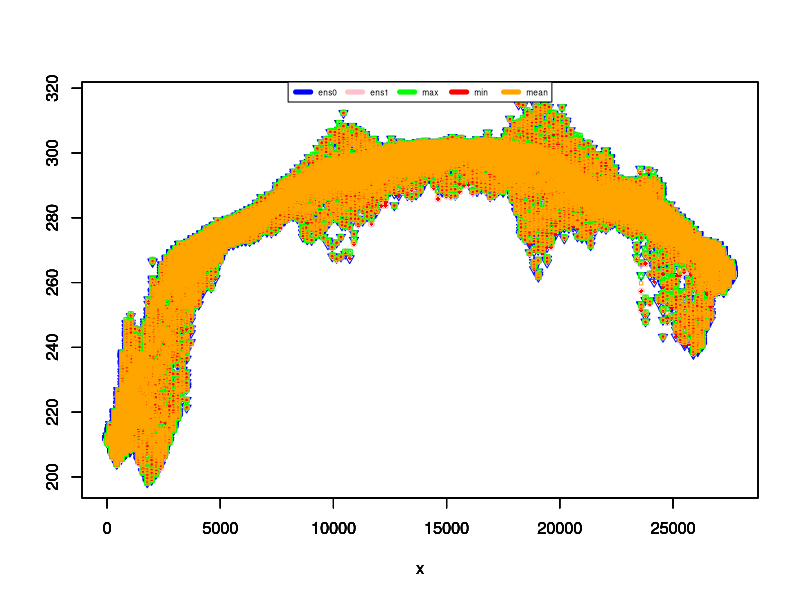
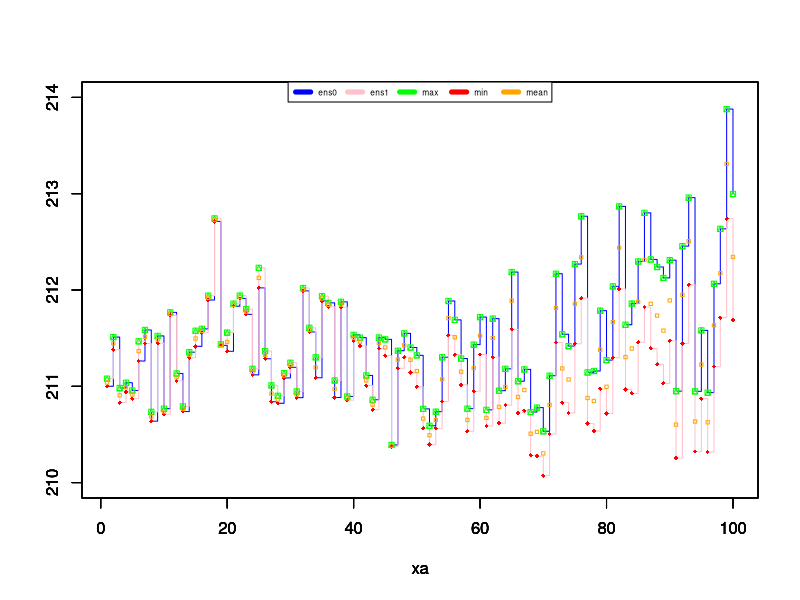
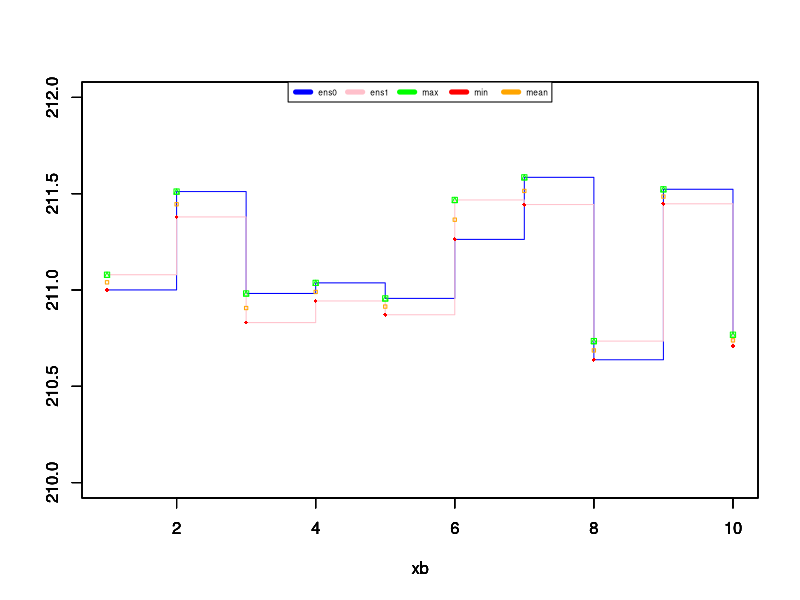
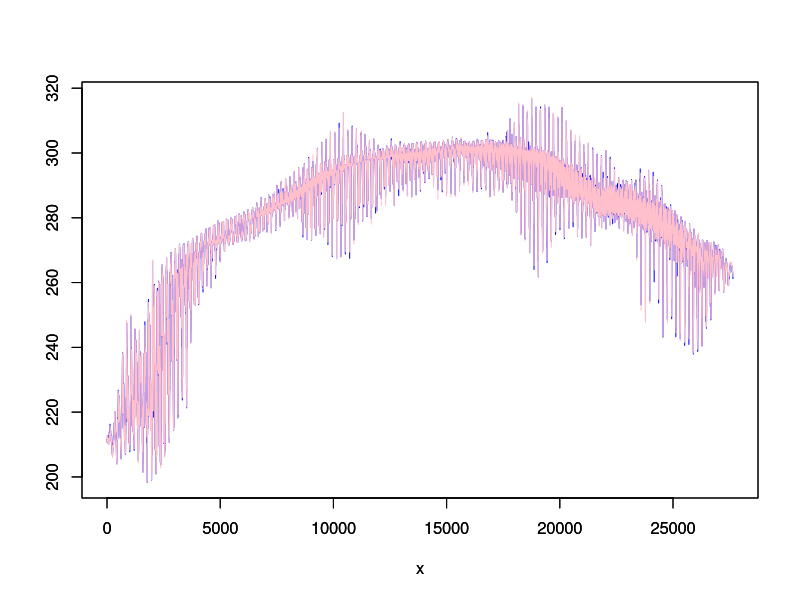
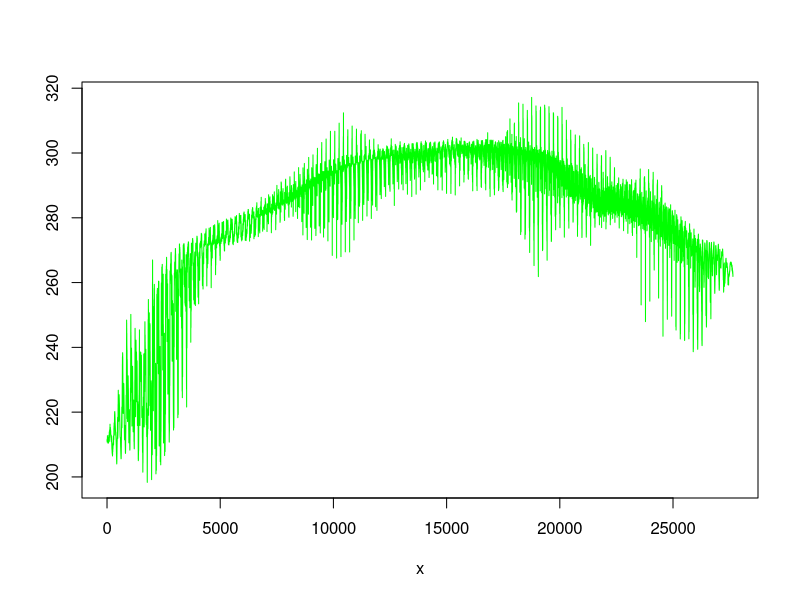
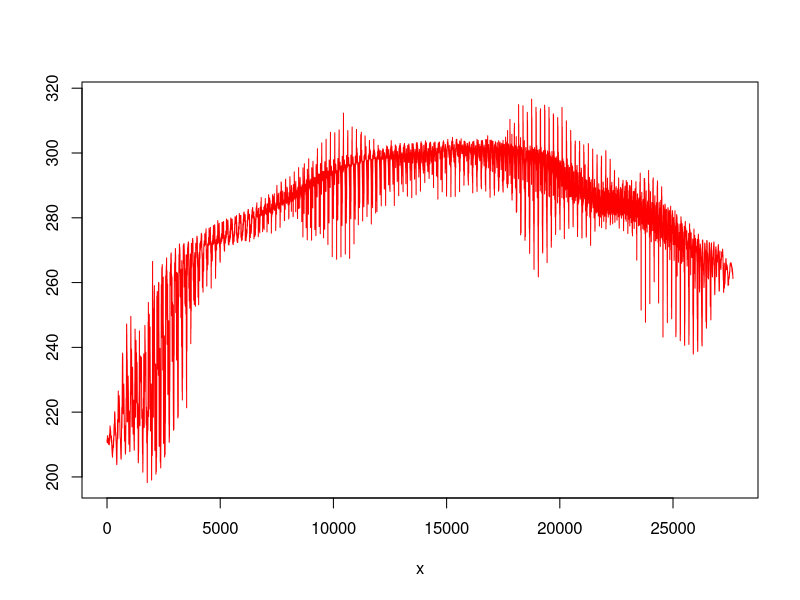
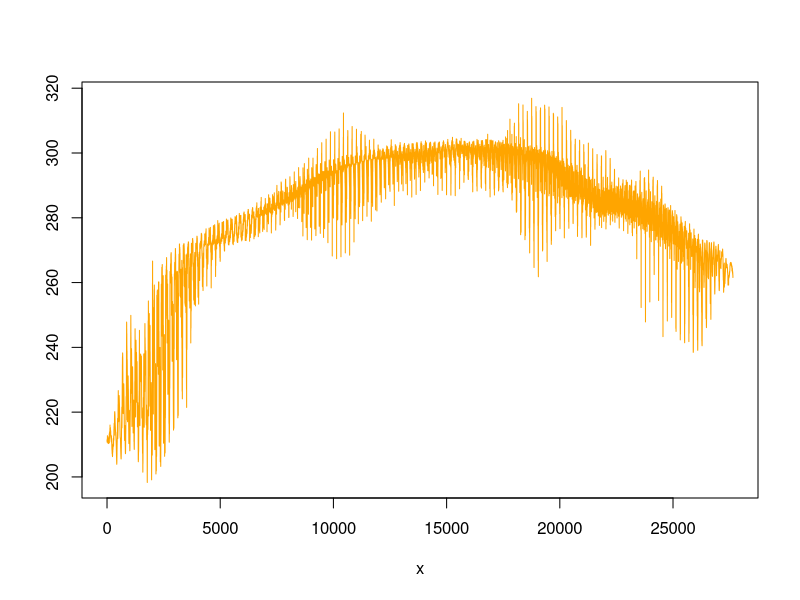

Generate these figures, in order, with R:
#!/usr/bin/env Rscript

# ########################################################

pdf("temp.pdf") # either save all files in one pdf or the files in specific pdfs; find an option to automatise the choice

# temp_inst = read.csv("temp-inst.csv")
# temp_max = read.csv("temp-max.csv")
# temp_min = read.csv("temp-min.csv")
# temp_mean = read.csv("temp-mean.csv")

# data = read.table("test.csv", header=FALSE, sep = ',')
temp_inst1 = read.table("inst12.txt", header=FALSE, sep = ',')
temp_inst2 = read.table("inst22.txt", header=FALSE, sep = ',')
temp_max = read.table("max2.txt", header=FALSE, sep = ',')
temp_min = read.table("min2.txt", header=FALSE, sep = ',')
temp_mean = read.table("mean2.txt", header=FALSE, sep = ',')
temp_stdev = read.table("stdev2.txt", header=FALSE, sep = ',')

x1=length(temp_inst1)
x2=length(temp_inst2)
x3=length(temp_max)
x4=length(temp_min)
x5=length(temp_mean)
x6=length(temp_stdev)

print(x1)
print(x2)
print(x3)
print(x4)
print(x5)
print(x6)

x = seq(1, x1, 1)

lmin = min(temp_inst1,temp_inst2,temp_max,temp_min,temp_mean)
print(lmin)

lmax = max(temp_inst1,temp_inst2,temp_max,temp_min,temp_mean)
print(lmax)

plot(x,temp_inst1,type="p",col="blue",ylim = c(lmin, lmax),ylab="",pch = 6, cex = .9) 
par(new = TRUE)
plot(x,temp_inst2,type="p",col="pink",ylim = c(lmin, lmax),ylab="", pch = 10, cex = .8) 
par(new = TRUE)
plot(x,temp_max,type="p",col="green",ylim = c(lmin, lmax),ylab="", pch = 14, cex = .7) 
par(new = TRUE)
plot(x,temp_min,type="p",col="red",ylim = c(lmin, lmax),ylab="", pch = 18, cex = .6) 
par(new = TRUE)
plot(x,temp_mean,type="p",col="orange",ylim = c(lmin, lmax),ylab="", pch = 22, cex = .5) 
par(new = TRUE)
#lines(x,temp_stdev,col="pink")
plot_colors <- c("blue","pink","green","red","orange") 
par(new = TRUE)
legend(x = "top",inset = 0,
        legend = c("ens0", "ens1","max", "min","mean"), 
        col=plot_colors, lwd=5, cex=.5, horiz = TRUE)


xa = seq(1, 100, 1)


plot(xa,temp_inst1[1:100],type="s",col="blue",ylim = c(210,214),ylab="",pch = 6, cex = .9)
par(new = TRUE)
plot(xa,temp_inst2[1:100],type="s",col="pink",ylim = c(210,214),ylab="",pch = 10, cex = .8)
par(new = TRUE)
plot(xa,temp_max[1:100],type="p",col="green",ylim = c(210,214),ylab="",pch = 14, cex = .7)
par(new = TRUE)
plot(xa,temp_min[1:100],type="p",col="red",ylim = c(210,214),ylab="",pch = 18, cex = .6)
par(new = TRUE)
plot(xa,temp_mean[1:100],type="p",col="orange",ylim = c(210,214),ylab="",pch = 22, cex = .5)
par(new = TRUE)
#lines(x,temp_stdev,col="pink")
plot_colors <- c("blue","pink","green","red","orange")
par(new = TRUE)
legend(x = "top",inset = 0,
        legend = c("ens0", "ens1","max", "min","mean"),
        col=plot_colors, lwd=5, cex=.5, horiz = TRUE)


xb = seq(1, 10, 1)


plot(xb,temp_inst1[1:10],type="s",col="blue",ylim = c(210,212),ylab="",pch = 6, cex = .9)
par(new = TRUE)
plot(xb,temp_inst2[1:10],type="s",col="pink",ylim = c(210,212),ylab="",pch = 10, cex = .8)
par(new = TRUE)
plot(xb,temp_max[1:10],type="p",col="green",ylim = c(210,212),ylab="",pch = 14, cex = .7)
par(new = TRUE)
plot(xb,temp_min[1:10],type="p",col="red",ylim = c(210,212),ylab="",pch = 18, cex = .6)
par(new = TRUE)
plot(xb,temp_mean[1:10],type="p",col="orange",ylim = c(210,212),ylab="",pch = 22, cex = .5)
par(new = TRUE)
#lines(x,temp_stdev,col="pink")
plot_colors <- c("blue","pink","green","red","orange")
par(new = TRUE)
legend(x = "top",inset = 0,
        legend = c("ens0", "ens1","max", "min","mean"),
        col=plot_colors, lwd=5, cex=.5, horiz = TRUE)

#print(temp_inst1[1:10])
#print(temp_inst2[1:10])
#print(temp_max[1:10])
#print(temp_min[1:10])
#print(temp_mean[1:10])


plot(x,temp_inst1,type="l",col="blue",ylim = c(lmin, lmax),ylab="")
par(new = TRUE)
plot(x,temp_inst2,type="l",col="pink",ylim = c(lmin, lmax),ylab="")

plot(x,temp_max,type="l",col="green",ylim = c(lmin, lmax),ylab="")

plot(x,temp_min,type="l",col="red",ylim = c(lmin, lmax),ylab="")

plot(x,temp_mean,type="l",col="orange",ylim = c(lmin, lmax),ylab="")

#plot(x,temp_stdev,col="pink")

#dev.off()
print("Graphics constructed with success!")
